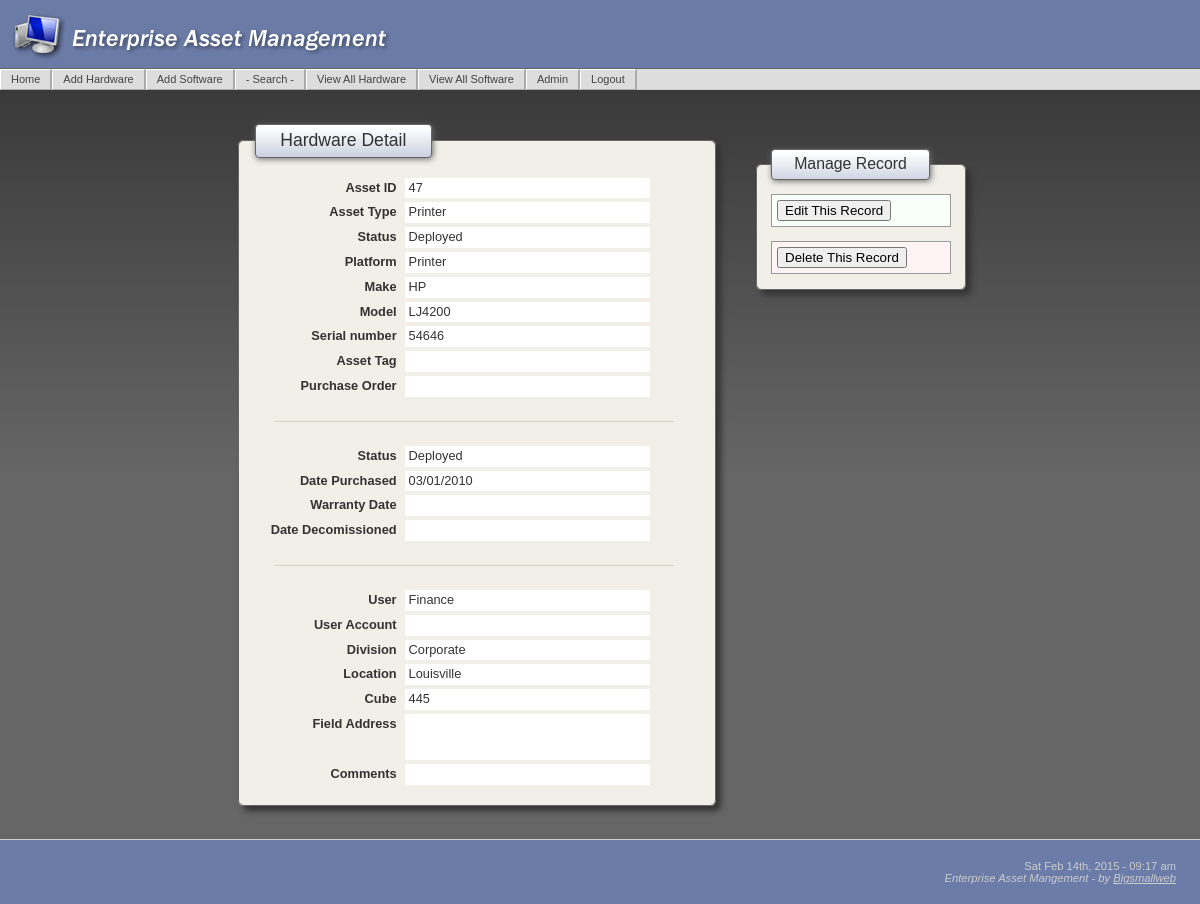
Page /HardwareDetail.php?recordID=47 (signed in) on the committed database.
### tables this page shows
CREATE TABLE IF NOT EXISTS `assets_hardware` (
  `asset_hardware_id` int(10) unsigned NOT NULL AUTO_INCREMENT,
  `asset_type` varchar(50) DEFAULT NULL,
  `vendor` varchar(50) NOT NULL DEFAULT '',
  `model` varchar(30) NOT NULL DEFAULT '',
  `serialnumber` varchar(30) DEFAULT NULL,
  `asset_tag` varchar(24) DEFAULT NULL,
  `purchase_order` varchar(50) DEFAULT NULL,
  `location` varchar(50) DEFAULT NULL,
  `date_purchase` varchar(12) DEFAULT NULL,
  `date_decomission` varchar(12) DEFAULT NULL,
  `status` varchar(50) DEFAULT NULL,
  `user` varchar(50) DEFAULT NULL,
  `division` varchar(50) DEFAULT NULL,
  `platform` varchar(50) DEFAULT NULL,
  `comments` text,
  `monitor_size` int(2) DEFAULT NULL,
  `warranty` varchar(15) DEFAULT NULL,
  `cube` varchar(10) DEFAULT NULL,
  `field_address` text,
  `user_account` varchar(12) DEFAULT NULL,
  PRIMARY KEY (`asset_hardware_id`)
);

### HardwareDetail.php (the view, shortened to what this page needs)
<?php require_once('Connections/eam.php'); ?>
<?php
if (!function_exists("GetSQLValueString")) {
function GetSQLValueString($theValue, $theType, $theDefinedValue = "", $theNotDefinedValue = "")
{
  $theValue = get_magic_quotes_gpc() ? stripslashes($theValue) : $theValue;
  $theValue = function_exists("mysql_real_escape_string") ? mysql_real_escape_string($theValue) : mysql_escape_string($theValue);
  switch ($theType) {
    case "long":
    case "int":
      $theValue = ($theValue != "") ? intval($theValue) : "NULL";
      break;
  }
  return $theValue;
}
}
$colname_rsHardwareAsset = "-1";
if (isset($_GET['recordID'])) {
  $colname_rsHardwareAsset = $_GET['recordID'];
}
$query_rsHardwareAsset = sprintf("SELECT * FROM assets_hardware WHERE asset_hardware_id = %s", GetSQLValueString($colname_rsHardwareAsset, "int"));
$rsHardwareAsset = mysql_query($query_rsHardwareAsset, $eam) or die(mysql_error());
$row_rsHardwareAsset = mysql_fetch_assoc($rsHardwareAsset);
$pageTitle="Hardware Detail"; ?>
<?php include('includes/header.php'); ?>
    <table border="0" align="center" cellspacing="0" class="tableDetails1" style"margin:0 auto;width 600px;">
      <tr>
        <td style="font-size:100%">
          <fieldset>
          <legend>Hardware Detail</legend>
          <table class="tableDetails">
            <tr>
              <th><span style="font-weight: bold">Asset ID</span></th>
              <td><?php echo $row_rsHardwareAsset['asset_hardware_id']; ?></td>
            </tr>
            <tr>
              <th><span style="font-weight: bold">Asset Type</span></th>
              <td><?php echo $row_rsHardwareAsset['asset_type']; ?> &nbsp;</td>
            </tr>
            <tr>
              <th><span style="font-weight: bold">Status</span></th>
              <td><?php echo $row_rsHardwareAsset['status']; ?> &nbsp;</td>
            </tr>
            <tr>
              <th><span style="font-weight: bold">Platform</span></th>
              <td><?php echo $row_rsHardwareAsset['platform']; ?> &nbsp;</td>
            </tr>
            <tr>
              <th><span style="font-weight: bold">Make</span></th>
              <td><?php echo $row_rsHardwareAsset['vendor']; ?> &nbsp;</td>
            </tr>
            <tr>
              <th><span style="font-weight: bold">Model</span></th>
              <td><?php echo $row_rsHardwareAsset['model']; ?> &nbsp;</td>
            </tr>
            <tr>
              <th><span style="font-weight: bold">Serial number</span></th>
              <td><?php echo $row_rsHardwareAsset['serialnumber']; ?> &nbsp;</td>
            </tr>
            <tr>
              <th>Asset Tag</th>
              <td><?php echo $row_rsHardwareAsset['asset_tag']; ?> &nbsp;</td>
            </tr>
            <tr>
              <th>Purchase Order</th>
              <td><?php echo $row_rsHardwareAsset['purchase_order']; ?> &nbsp;</td>
            </tr>
          </table>
          <hr />
          <table class="tableDetails">
            <tr>
              <th>Status</th>
              <td><?php echo $row_rsHardwareAsset['status']; ?> &nbsp;</td>
            </tr>
            <tr>
              <th>Date Purchased</th>
              <td><?php echo $row_rsHardwareAsset['date_purchase']; ?>&nbsp;</td>
            </tr>
            <tr>
              <th>Warranty Date</th>
              <td><?php echo $row_rsHardwareAsset['warranty']; ?> &nbsp;</td>
            </tr>
            <tr>
              <th>Date Decomissioned</th>
              <td><?php echo $row_rsHardwareAsset['date_decomission']; ?>&nbsp;</td>
            </tr>
          </table>
          <hr />
          <table class="tableDetails">
            <tr>
              <th>User</th>
              <td><?php echo $row_rsHardwareAsset['user']; ?> &nbsp;</td>
            </tr>
            <tr>
              <th>User Account </th>
              <td><?php echo $row_rsHardwareAsset['user_account']; ?> &nbsp;</td>
            </tr>
            <tr>
              <th>Division</th>
              <td><?php echo $row_rsHardwareAsset['division']; ?> &nbsp;</td>
            </tr>
            <tr>
              <th>Location</th>
              <td><?php echo $row_rsHardwareAsset['location']; ?> &nbsp;</td>
            </tr>
            <tr>
              <th>Cube</th>
              <td><?php echo $row_rsHardwareAsset['cube']; ?> &nbsp;</td>
            </tr>
            <tr>
              <th valign="top">Field Address </th>
              <td>
                <pre><?php echo $row_rsHardwareAsset['field_address']; ?>&nbsp;</pre>
              </td>
            </tr>
            <tr>
              <th valign="top">Comments</th>
              <td><?php echo $row_rsHardwareAsset['comments']; ?> &nbsp;</td>
            </tr>
          </table>
          </fieldset>
        </td>
        <td valign="top" style="font-size:90%;">
          <p>&nbsp;</p>
          <fieldset style="width:180px;text-align:left;">
          <legend>Manage Record</legend>
          <table class="table1">
            <tr>
              <td class="green">
                <form id="upRecord" name="upRecord" method="post" action="HardwareUpdate.php?recordID=<?php echo $row_rsHardwareAsset['asset_hardware_id']; ?>">
                  <input type="submit" name="Submit2" value="Edit This Record" />
                </form>
              </td>
            </tr>
          </table>
          <br />
          <table class="table1">
            <tr>
              <td class="red">
                <form id="delRecord" name="delRecord" method="post" action="HardwareDelete.php?recordID=<?php echo $row_rsHardwareAsset['asset_hardware_id']; ?>">
                  <input name="Submit" type="submit" class="red" value="Delete This Record" />
                </form>
              </td>
            </tr>
          </table>
          </fieldset>
        </td>
      </tr>
    </table>
    <?php include('includes/footer.php'); ?>

### includes/eam_main.css (style rules this page uses)
html, body { font-family: Verdana, Arial, Helvetica, sans-serif; background:url(../images/bkgd.jpg); background-repeat:repeat-x; background-position:top; background-color: #666; margin:0; text-align: center; color: #000000; font-size:100%; height:100% }
p, td { font-size:80%; }
th { font-size:80%; }
form { margin:0; padding:0; }
hr { border: 0; color: #DBD3C2; background-color: #DBD3C2; height: 1px; width: 90%; text-align: center; margin:20px; }
.tableDetails1 { margin-left:auto; margin-right:auto; border:none; }
.tableDetails1 td { padding: 0px 20px; }
.table1 { border-width: 1px; border-spacing:0px; border-style: solid; border-color: #999; border-collapse: collapse; background-color:#FFFFFF; width:100%; }
.table1 td { border-width: 1px; border-style: solid; border-color: #999; padding: 5px; text-align:left; color:#333; }
.tableDetails { width:90%; border-collapse: collapse; }
.tableDetails th { padding: 4px; border: 4px solid #F2EFE9; text-align:right; color:#333; font-weight:bold; width:134px; }
.tableDetails td { padding: 4px; border: 4px solid #F2EFE9; margin: 6px; text-align:left; color:#333; background-color:#FFFFFF; }
.tableDetails pre { font-family: "Trebuchet MS", Verdana, Arial, Helvetica, sans-serif; font-size:100%; maring:0px; padding:0px; }
td.green { background-color:#F9FFF9 }
td.red { background-color:#FFF4F5 }
fieldset { margin:0 auto; margin-top:10px; margin-bottom:10px; padding: 1em; font:100%/1 arial; border: 1px solid #666; border-radius: 6px; -moz-border-radius: 6px; box-shadow: 5px 5px 6px #333; width:444px; clear: both; background-color: #F2EFE9; }
legend { padding: 0.4em 1.4em; border:1px solid #666; border-radius: 4px; -moz-border-radius: 4px; box-shadow: 1px 1px 6px #666; color:#333; font-size:110%; text-align:left; background: #FFF; background-image:url(../images/titleBk.gif); font-family: "Trebuchet MS", Verdana, Arial, Helvetica, sans-serif; }

### rows in the picture
assets_hardware: asset_hardware_id "47", asset_type "Printer", status "Deployed", platform "Printer", vendor "HP", model "LJ4200", serialnumber "54646", date_purchase "03/01/2010", user "Finance", division "Corporate", location "Louisville", cube "445"
